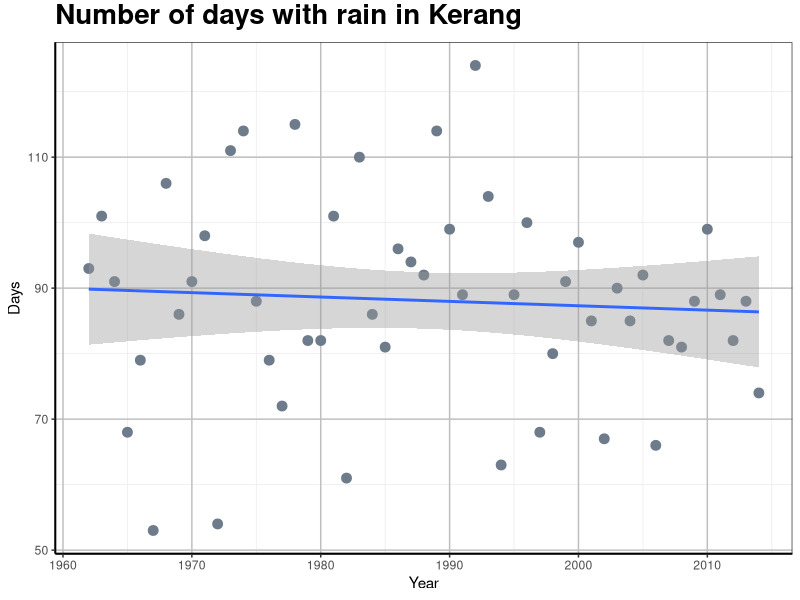
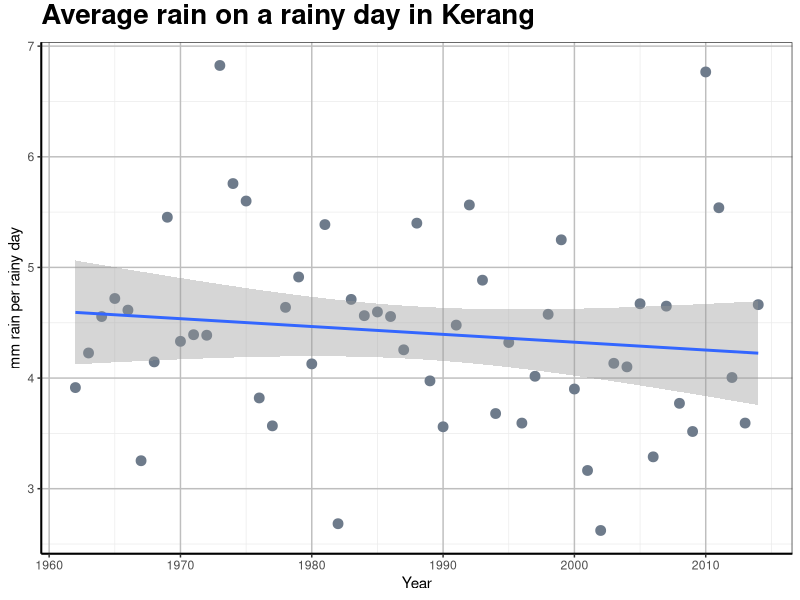

Generate these figures, in order, with R:
library(ggplot2)
library(dplyr)
data1<-read.csv("data/kerang.csv", header = TRUE)

rain <- select(data1, everything())%>%
        filter(Year %in% 1900:2014)%>%
        group_by(Year)%>%
        filter(Rain>0)%>%
        summarise(Days =n())

rain2 <- select(data1, everything())%>%
        filter(Year %in% 1900:2014)%>%
        group_by(Year)%>%
        filter(Rain>0)%>%
        summarise(Amt = mean(Rain))


        

plot <- ggplot(rain, aes(Year,Days)) + 
        geom_point(size = 3, colour = "lightsteelblue4") + 
        geom_smooth(method = lm) + 
        #ylim(150,300) +
        theme_bw()

plot <- plot +  labs(title="Number of days with rain in Kerang") +
        theme(plot.title = element_text(size=20, face="bold", vjust=1.5, lineheight=1.2))


plot <- plot + theme(panel.grid.major = element_line(size = 0.5, color = "grey"), axis.line = element_line(size = 0.7, color = "black"))    
plot

plot <- ggplot(rain2, aes(Year,Amt)) + 
        geom_point(size = 3, colour = "lightsteelblue4") + 
        geom_smooth(method = lm) + 
        #ylim(150,300) +
        theme_bw()

plot <- plot +  labs(y= "mm rain per rainy day", title="Average rain on a rainy day in Kerang") +
        theme(plot.title = element_text(size=20, face="bold", vjust=1.5, lineheight=1.2))


plot <- plot + theme(panel.grid.major = element_line(size = 0.5, color = "grey"), axis.line = element_line(size = 0.7, color = "black"))    
plot